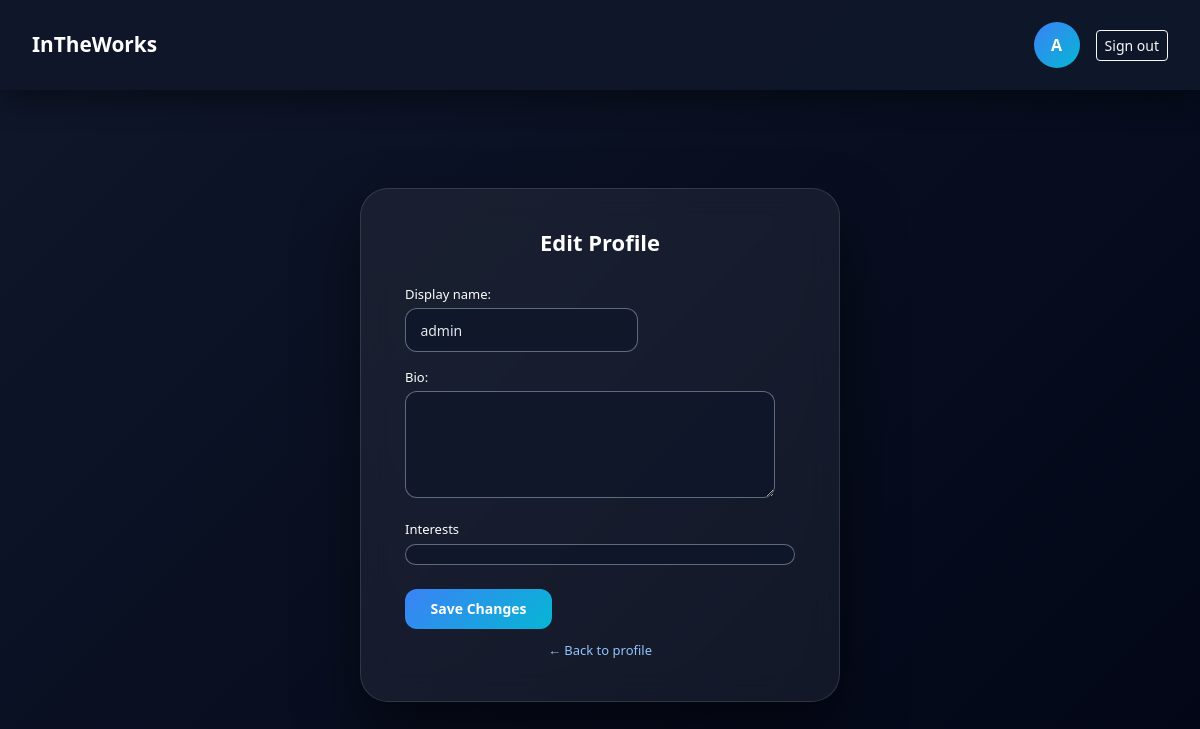
/profile/edit/ (signed in), run on an earlier commit of the app's database.
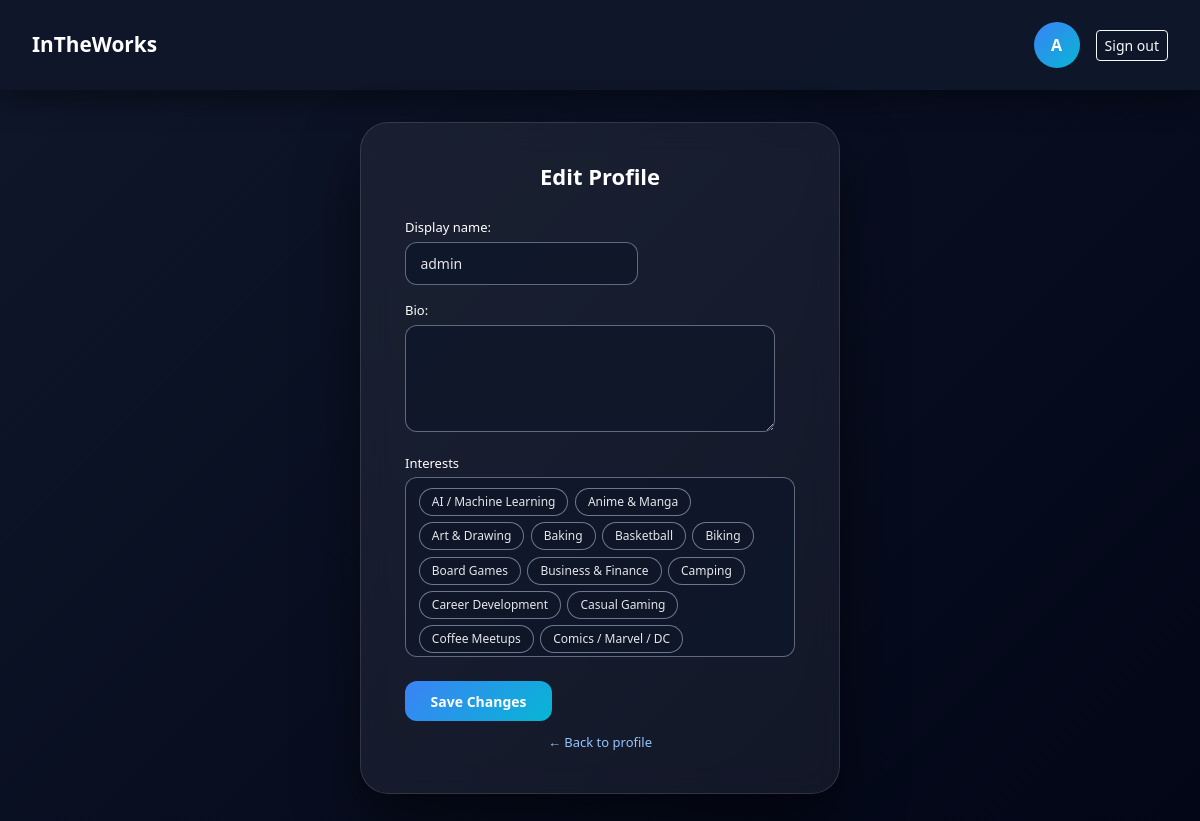
And on a later commit of the database.
### app/models.py (models this page shows)
class Interest(models.Model):
    name = models.CharField(max_length=50, unique=True)
    class Meta:
        ordering = ['name']
    def __str__(self):
        return self.name

### app/views.py (the view)
# urls.py: path('profile/edit/', views.edit_profile, name='edit_profile'),
@login_required
def edit_profile(request):
    profile = request.user.profile
    if profile.display_name:
        initial = profile.display_name[0].upper()
    else:
        username = request.user.username or 'U'
        initial = username[0].upper()
    if request.method == "POST":
        form = ProfileEditForm(request.POST, instance=profile)
        if form.is_valid():
            form.save()
            return redirect("profile")
    else:
        form = ProfileEditForm(instance=profile)
    return render(request, "app/edit_profile.html", {"form": form, "initial": initial})

### app/views.py
class ProfileEditForm(ModelForm):
    class Meta:
        model = Profile
        fields = ['display_name', 'bio', 'interests']
        widgets = {
            'bio': forms.Textarea(attrs={'rows': 4}),
            'interests': forms.CheckboxSelectMultiple(),
        }
    def __init__(self, *args, **kwargs):
        super().__init__(*args, **kwargs)
        self.fields['interests'].queryset = Interest.objects.all()

### app/templates/app/edit_profile.html (shortened to what this page needs)
<!doctype html>
<html lang="en">
<head>
  <link href="https://cdn.jsdelivr.net/npm/bootstrap@5.3.3/dist/css/bootstrap.min.css" rel="stylesheet">
</head>
<body>
<div class="top-header">
  <a href="{% url 'event_list' %}" class="brand-link">InTheWorks</a>
  <div class="d-flex align-items-center gap-3">
    <a href="{% url 'profile' %}" class="text-decoration-none text-white">
      <div class="profile-circle">{{ initial }}</div>
    </a>
    <a href="{% url 'logout' %}" class="btn btn-outline-light btn-sm">
      Sign out
    </a>
  </div>
</div>
<div class="page-wrap">
  <div class="edit-card">
    <h1 class="title">Edit Profile</h1>
    <form method="post">
      <div class="mb-3">
        <div class="field-label">
          {{ form.display_name.label_tag }}
        </div>
        {{ form.display_name }}
      </div>
      <div class="mb-3">
        <div class="field-label">
          {{ form.bio.label_tag }}
        </div>
        {{ form.bio }}
      </div>
<div class="mb-3">
  <div class="field-label">
    {{ form.interests.label }}
  </div>
  <div class="interests-wrapper">
    <div class="interest-chips">
      {% for checkbox in form.interests %}
        <label class="interest-chip">
          <span>{{ checkbox.choice_label }}</span>
        </label>
      {% endfor %}
    </div>
  </div>
</div>
      <button type="submit" class="btn-primary-custom">
        Save Changes
      </button>
    </form>
    <div class="back-link">
      <a href="{% url 'profile' %}">← Back to profile</a>
    </div>
  </div>
</div>
</body>
</html>

What changed in the data, as far as the page shows it:
added Interest: choice_label "AI / Machine Learning"
added Interest: choice_label "Anime & Manga"
added Interest: choice_label "Art & Drawing"
added Interest: choice_label "Baking"
added Interest: choice_label "Basketball"
added Interest: choice_label "Biking"
added Interest: choice_label "Board Games"
added Interest: choice_label "Business & Finance"
added Interest: choice_label "Camping"
added Interest: choice_label "Career Development"
added Interest: choice_label "Casual Gaming"
added Interest: choice_label "Coffee Meetups"
added Interest: choice_label "Comics / Marvel / DC"
